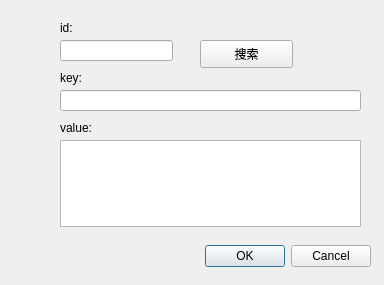
<?xml version="1.0" encoding="UTF-8"?>
<ui version="4.0">
 <class>update_dialog</class>
 <widget class="QDialog" name="update_dialog">
  <property name="geometry">
   <rect>
    <x>0</x>
    <y>0</y>
    <width>384</width>
    <height>285</height>
   </rect>
  </property>
  <property name="windowTitle">
   <string>Dialog</string>
  </property>
  <widget class="QDialogButtonBox" name="buttonBox">
   <property name="geometry">
    <rect>
     <x>30</x>
     <y>240</y>
     <width>341</width>
     <height>32</height>
    </rect>
   </property>
   <property name="orientation">
    <enum>Qt::Horizontal</enum>
   </property>
   <property name="standardButtons">
    <set>QDialogButtonBox::Cancel|QDialogButtonBox::Ok</set>
   </property>
  </widget>
  <widget class="QLineEdit" name="lineEdit_id">
   <property name="geometry">
    <rect>
     <x>60</x>
     <y>40</y>
     <width>113</width>
     <height>21</height>
    </rect>
   </property>
  </widget>
  <widget class="QLineEdit" name="lineEdit_key">
   <property name="geometry">
    <rect>
     <x>60</x>
     <y>90</y>
     <width>301</width>
     <height>21</height>
    </rect>
   </property>
  </widget>
  <widget class="QTextEdit" name="textEdit_value">
   <property name="geometry">
    <rect>
     <x>60</x>
     <y>140</y>
     <width>301</width>
     <height>87</height>
    </rect>
   </property>
  </widget>
  <widget class="QPushButton" name="button_search">
   <property name="geometry">
    <rect>
     <x>200</x>
     <y>40</y>
     <width>93</width>
     <height>28</height>
    </rect>
   </property>
   <property name="text">
    <string>搜索</string>
   </property>
  </widget>
  <widget class="QLabel" name="label_id">
   <property name="geometry">
    <rect>
     <x>60</x>
     <y>20</y>
     <width>72</width>
     <height>15</height>
    </rect>
   </property>
   <property name="text">
    <string>id:</string>
   </property>
  </widget>
  <widget class="QLabel" name="label_key">
   <property name="geometry">
    <rect>
     <x>60</x>
     <y>70</y>
     <width>72</width>
     <height>15</height>
    </rect>
   </property>
   <property name="text">
    <string>key:</string>
   </property>
  </widget>
  <widget class="QLabel" name="label_value">
   <property name="geometry">
    <rect>
     <x>60</x>
     <y>120</y>
     <width>72</width>
     <height>15</height>
    </rect>
   </property>
   <property name="text">
    <string>value:</string>
   </property>
  </widget>
 </widget>
 <resources/>
 <connections>
  <connection>
   <sender>buttonBox</sender>
   <signal>accepted()</signal>
   <receiver>update_dialog</receiver>
   <slot>accept()</slot>
   <hints>
    <hint type="sourcelabel">
     <x>248</x>
     <y>254</y>
    </hint>
    <hint type="destinationlabel">
     <x>157</x>
     <y>274</y>
    </hint>
   </hints>
  </connection>
  <connection>
   <sender>buttonBox</sender>
   <signal>rejected()</signal>
   <receiver>update_dialog</receiver>
   <slot>reject()</slot>
   <hints>
    <hint type="sourcelabel">
     <x>316</x>
     <y>260</y>
    </hint>
    <hint type="destinationlabel">
     <x>286</x>
     <y>274</y>
    </hint>
   </hints>
  </connection>
 </connections>
</ui>
